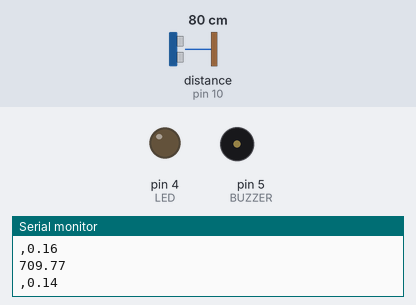
A sketch run on a simulated Arduino Uno, built with avr-gcc and run on an emulated ATmega328P. On the bench: output pins drawn as LEDs (lit = HIGH), buzzer (waves = sounding, pin HIGH), the last lines printed to the serial monitor. Wiring (inferred from the names in the program): ultrasonic range finder: trigger pin 8; echo pin 10. The test bench sets the inputs (shaded band); at power-on: distance to the obstacle (sensor on pin 10) 80 cm. The echo pulse lasts 58.3 µs per cm; pins used as bus, display or sensor lines are not drawn. At 3.5 s the program stops and its outputs stay as they are.

Above: at 0.1 s.
At 1.6 s:
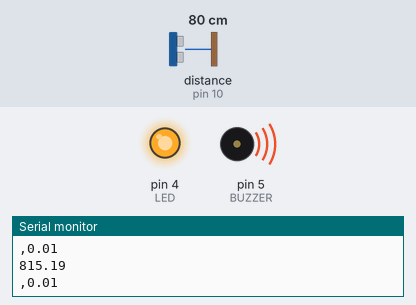
Timing chart, 0 to 4.0 s (numbered marks = the images above):
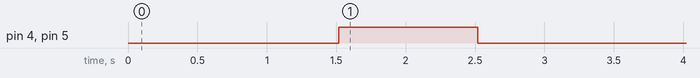

Measured:
- by itself, pin 4 (LED), pin 5 (BUZZER): LOW → HIGH at 1.5 s, → LOW 1.0 s later

The sketch:

TASK1_ELEC.ino
```cpp
#define trigPin 8
#define echoPin 10
int LED=4;
int BUZZER=5;
double x,q=0,p,r=0.9544,xp=0,pp=1,k,xpp=1;

void setup()
{
  Serial.begin(9600);
  pinMode(trigPin, OUTPUT);
  pinMode(echoPin, INPUT);
  pinMode(LED, OUTPUT);
  pinMode(BUZZER, OUTPUT);
}

void loop() {
  double duration, distance, timeforone;  //Local variables declaration
  digitalWrite(trigPin, LOW);
  delayMicroseconds (2);
  digitalWrite(trigPin, HIGH);
  delayMicroseconds(10);
  digitalWrite(trigPin, LOW);
  duration = pulseIn(echoPin, HIGH);
  timeforone= duration/200;   //Time taken for one shoot of the pulse
  delayMicroseconds(1000);
  //KALMAN FILTER
  //process model
  x=xp;
      //prediction update

      p = pp + q;

      //measurement update
      k = p / (p + r);  //Kalman Gain
      x = x + k * (timeforone - x); //Measurement estimation
      p = (1 - k) * p;  //Error Co-variance
      xp=x;
      pp=p;
   //Distance value after Calibration
    distance=((x-0.1329)/0.2805);
    Serial.println(distance*10);
    Serial.print(',');
    Serial.println(p);
    Serial.print('\n');
    //Condition for display
    if(p<=0.01)
    {
     buzzer();  //Function
    }

}
    void buzzer()  //Calling the function
    {

      digitalWrite(LED,HIGH);
        digitalWrite(BUZZER,HIGH);
        delay(1000);
        digitalWrite(LED,LOW);
        digitalWrite(BUZZER,LOW);
        delay(1000);
       exit(0);
    }
```
